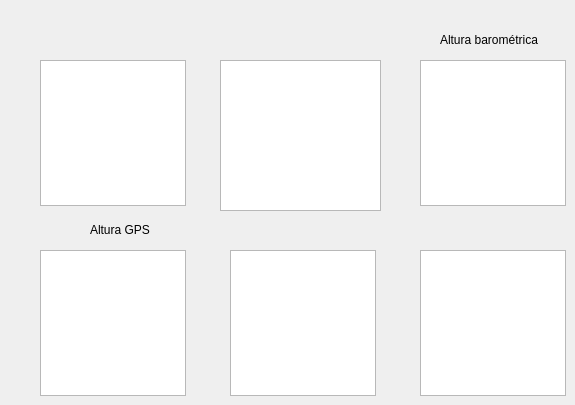
    <widget class="QWidget" name="tab_11">
     <attribute name="title">
      <string>Standard Six</string>
     </attribute>
     <widget class="QGraphicsView" name="standardSixHorionteArtificial">
      <property name="geometry">
       <rect>
        <x>220</x>
        <y>60</y>
        <width>161</width>
        <height>151</height>
       </rect>
      </property>
     </widget>
     <widget class="QGraphicsView" name="standardSixDG">
      <property name="geometry">
       <rect>
        <x>230</x>
        <y>250</y>
        <width>146</width>
        <height>146</height>
       </rect>
      </property>
     </widget>
     <widget class="QGraphicsView" name="standardSixAirSpeed">
      <property name="geometry">
       <rect>
        <x>40</x>
        <y>60</y>
        <width>146</width>
        <height>146</height>
       </rect>
      </property>
     </widget>
     <widget class="QGraphicsView" name="standardSixAltimetro">
      <property name="geometry">
       <rect>
        <x>420</x>
        <y>60</y>
        <width>146</width>
        <height>146</height>
       </rect>
      </property>
     </widget>
     <widget class="QGraphicsView" name="standardSixAltimetroGPS">
      <property name="geometry">
       <rect>
        <x>40</x>
        <y>250</y>
        <width>146</width>
        <height>146</height>
       </rect>
      </property>
     </widget>
     <widget class="QGraphicsView" name="standardSixVVI">
      <property name="geometry">
       <rect>
        <x>420</x>
        <y>250</y>
        <width>146</width>
        <height>146</height>
       </rect>
      </property>
     </widget>
     <widget class="QLabel" name="label_86">
      <property name="geometry">
       <rect>
        <x>440</x>
        <y>30</y>
        <width>101</width>
        <height>20</height>
       </rect>
      </property>
      <property name="text">
       <string>Altura barométrica</string>
      </property>
     </widget>
     <widget class="QLabel" name="label_88">
      <property name="geometry">
       <rect>
        <x>90</x>
        <y>220</y>
        <width>61</width>
        <height>20</height>
       </rect>
      </property>
      <property name="text">
       <string>Altura GPS</string>
      </property>
     </widget>
    </widget>
